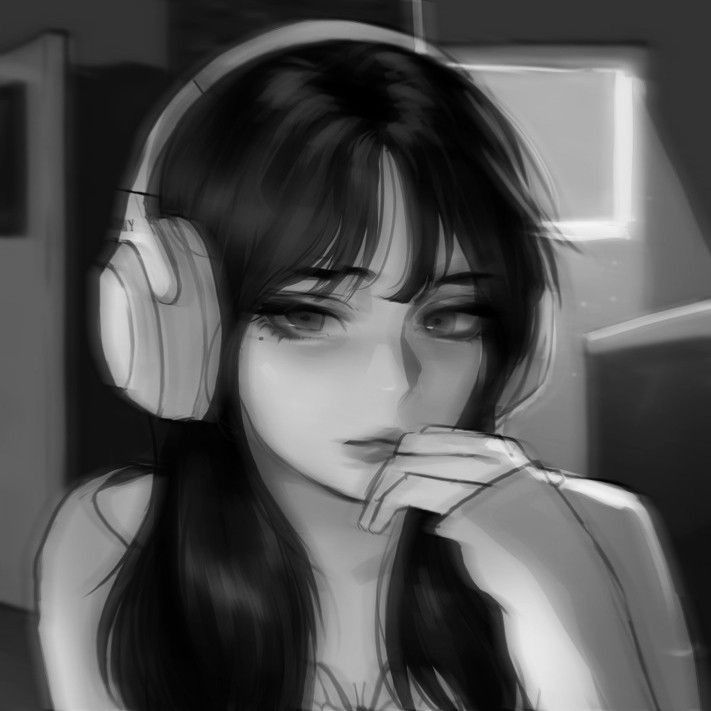
#> input picture image_folder/i1.jpg, 711 x 711 px; its folder holds only this picture in this run
$ python -i main.py   (imports and definitions only)
#> lines starting #> are read from the running program, lines starting #| are printed output that depends on the picture; after the words box and inside, x2 and y2 are one past the last pixel; in counts of white or black regions, pixels touching at a corner belong together
import tkinter as tk
from ctypes import windll  # For Windows blur effect
from PIL import Image, ImageTk, ImageDraw, ImageFilter, ImageSequence
import os
import random
import pygame  # For music playback
import pygame.event
import time
import threading

# Create a custom event for song end
# [1 line that did not run here, left out]

def apply_blur(root):
    hwnd = windll.user32.GetParent(root.winfo_id())
    windll.dwmapi.DwmEnableBlurBehindWindow(hwnd, 1)

def get_random_image():
    image_folder = "image_folder"  # Folder containing images
    if not os.path.exists(image_folder):
        print(f"Error: Folder '{image_folder}' not found.")
        return None

    images = [f for f in os.listdir(image_folder) if f.endswith((".png", ".jpg", ".jpeg"))]
    if images:
        return os.path.join(image_folder, random.choice(images))
    print("Error: No images found in the folder.")
    return None

def load_image():
    img_path = get_random_image()
    if img_path:
        img = Image.open(img_path).convert("RGBA")
        # Reduced image size for compact layout
        img = img.resize((160, 160), Image.LANCZOS)
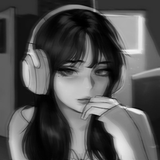
#> img: PIL image 160x160 RGBA; mean R, G, B, A 82.7, 82.7, 82.7, 255

        # Create a rounded rectangle mask with corner radius
        mask = Image.new("L", (160, 160), 0)
#> mask: PIL image 160x160 L; every value is 0
        draw = ImageDraw.Draw(mask)

        # Draw rounded rectangle with 20px corner radius (reduced)
        corner_radius = 20
        draw.rounded_rectangle([(0, 0), (160, 160)], radius=corner_radius, fill=255)

        # Apply mask to image
        img.putalpha(mask)
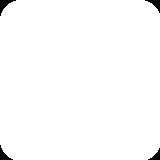
#> mask: PIL image 160x160 L; 98.8% white; 4 black regions, box (x1, y1, x2, y2) and area: (0, 0, 16, 16) 92, (145, 0, 160, 13) 76, (0, 145, 13, 160) 76, (148, 148, 160, 160) 61

        # Create a soft shadow effect
        shadow = Image.new("RGBA", (170, 170), (0, 0, 0, 0))
#> shadow: PIL image 170x170 RGBA; every value is 0
        shadow_draw = ImageDraw.Draw(shadow)
        shadow_draw.rounded_rectangle([(5, 5), (165, 165)], radius=corner_radius, fill=(0, 0, 0, 80))
        shadow = shadow.filter(ImageFilter.GaussianBlur(4))
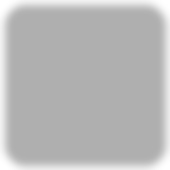
#> shadow: PIL image 170x170 RGBA; mean R, G, B, A 0, 0, 0, 70.5; transparent parts drawn white

        # Create white border frame
        border = Image.new("RGBA", (170, 170), (0, 0, 0, 0))
        border_draw = ImageDraw.Draw(border)

        # Draw white border with rounded corners
        border_draw.rounded_rectangle([(5, 5), (165, 165)], radius=corner_radius,
                                     outline=(255, 255, 255, 180), width=2)

        # Composite shadow and image
        final_image = Image.new("RGBA", (170, 170), (0, 0, 0, 0))
        final_image.paste(shadow, (0, 0), shadow)
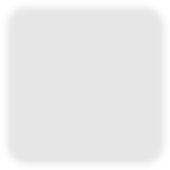
#> final_image: PIL image 170x170 RGBA; mean R, G, B, A 0, 0, 0, 21; transparent parts drawn white
        final_image.paste(img, (5, 5), img)
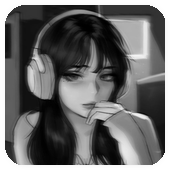
#> final_image: PIL image 170x170 RGBA; mean R, G, B, A 72.7, 72.7, 72.7, 223.5; transparent parts drawn white

        # Paste border on top
        final_image.paste(border, (0, 0), border)
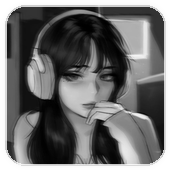
#> final_image: PIL image 170x170 RGBA; mean R, G, B, A 78.8, 78.8, 78.8, 222.9; transparent parts drawn white

        img_tk = ImageTk.PhotoImage(final_image)
#> (the run stopped early here; a loop or call above may not have finished)

$ run again, on image_folder/i6.jpg
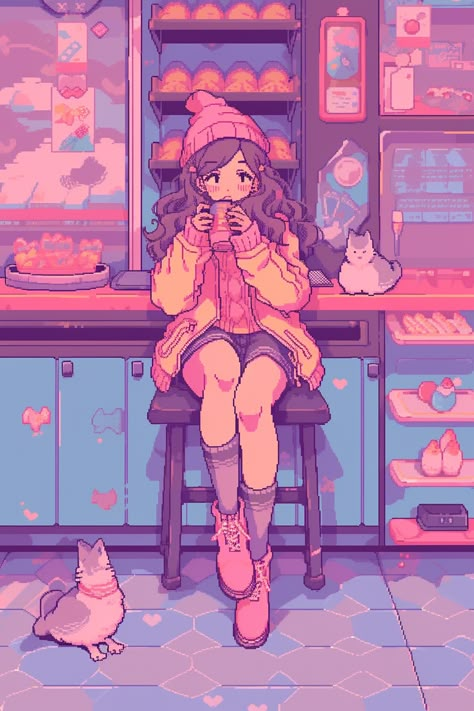
#> input picture image_folder/i6.jpg, 474 x 711 px
#> in load_image, `img = img.resize((160, 160), Image.LANCZOS)`:
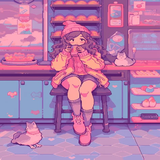
#> img: PIL image 160x160 RGBA; mean R, G, B, A 181.3, 120.9, 169.5, 255
#> in load_image, `final_image.paste(border, (0, 0), border)`:
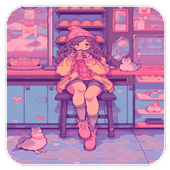
#> final_image: PIL image 170x170 RGBA; mean R, G, B, A 162, 110.2, 151.6, 222.9; transparent parts drawn white
